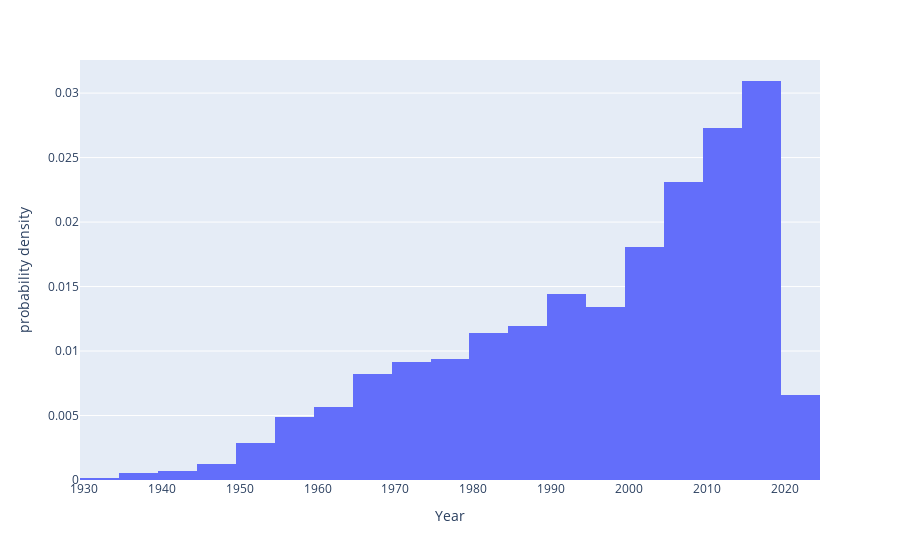

The cell this chart's notebook holds for it:
### Markdown cell above
## Data Visualizing

### Code cell
year = px.histogram(df,x='Year',histnorm='probability density',nbins=30)
year.show()

### Figure 1 — Plotly figure (JSON) as saved in the notebook; plotly's stock layout.template omitted (floating-point values rounded to 4 significant figures; data arrays with more than 128 entries replaced by an {"elided": "..."} marker saying what was removed)
{"data": [{"alignmentgroup": "True", "bingroup": "x", "histnorm": "probability density", "hovertemplate": "Year=%{x}<br>probability density=%{y}<extra></extra>", "legendgroup": "", "marker": {"color": "#636efa", "pattern": {"shape": ""}}, "name": "", "nbinsx": 30, "offsetgroup": "", "orientation": "v", "showlegend": false, "type": "histogram", "x": {"elided": "11979 int values"}, "xaxis": "x", "yaxis": "y"}], "layout": {"autosize": true, "barmode": "relative", "legend": {"tracegroupgap": 0}, "margin": {"t": 60}, "xaxis": {"anchor": "y", "autorange": true, "domain": [0, 1], "range": [1930.0, 2024.0], "title": {"text": "Year"}, "type": "linear"}, "yaxis": {"anchor": "x", "autorange": true, "domain": [0, 1], "range": [0, 0.03257], "title": {"text": "probability density"}}}}
